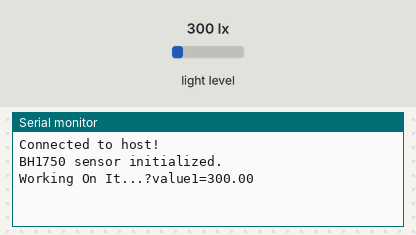
A sketch run on a simulated Arduino MKR. Parts: the last lines printed to the serial monitor. The inputs (shaded band) are chosen by the test bench; at power-on: light level 300 lx. WiFi joins after 1.5 s; servers stay silent unless stated; web services answer with replies made up by the test bench.

Above: at 2.9 s.
3.0 s: light level set to 464 lx
At 5.3 s:
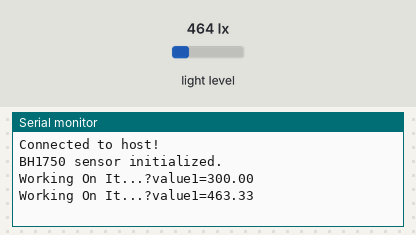
6.8 s: light level set to 525 lx
At 8.9 s:
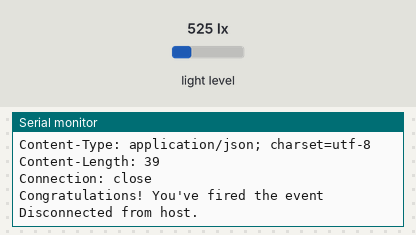
Timing chart, 0 to 10.4 s (numbered marks = the images above; inputs shaded):
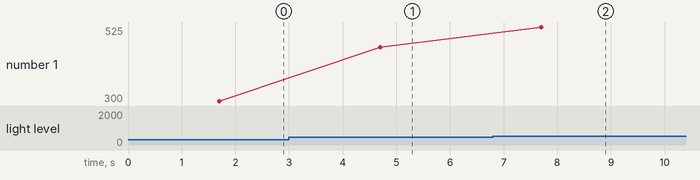

The sketch:

IFTTT_CODE.ino
```cpp
#include <WiFiNINA.h>
#include <BH1750.h>
#include <Wire.h>

const char* ssid = "Lakshya's iPhone";//My personal hotspot's name
const char* password = "987654321";//My personal hotspot's password
WiFiClient client;
BH1750 lightMeter;

const char* hostName = "maker.ifttt.com";
const String pathName = "/trigger/light/with/key/ncAdrrKTO4VozWBpz8Cd5fk0QQ2r7HlBoIF2yj9xdN_";//MY pathway of IFTTT webhook
String queryString = "?value1=57&value2=25";

void setup() {
  Serial.begin(9600);
  WiFi.begin(ssid, password);
  Wire.begin();

  while (WiFi.status() != WL_CONNECTED) {
    delay(500);
    Serial.println("Connecting to WiFi...");
  }

  if (client.connect(hostName, 80)) {
    Serial.println("Connected to host!");
  } else {
    Serial.println("Failed to connect to host.");
  }

  lightMeter.begin();
  Serial.println("BH1750 sensor initialized.");
}

void loop() {
  Serial.print("Working On It...");
  float lux = lightMeter.readLightLevel();

  queryString = "?value1=" + String(lux);
  Serial.println(queryString);

  if (lux > 500) {
    client.print("GET " + pathName + queryString + " HTTP/1.1\r\n");
    client.print("Host: " + String(hostName) + "\r\n");
    client.print("Connection: close\r\n\r\n");
    client.flush();

    while (client.connected()) {
      if (client.available()) {
        char c = client.read();
        Serial.print(c);
      }
    }

    client.stop();
    Serial.println();
    Serial.println("Disconnected from host.");
  }

  queryString = "";
  delay(3000);
}
```

Measured:
- the behaviour switches between 500 and 501 lx on light level (found by bisection; images 1 and 2)
- after the input at 3.0 s, the serial monitor: prints a new line after 1.7 s (image 1)
- after the input at 6.8 s, the serial monitor: prints a new line after 0.90 s (image 2)
- plotted number 1: 300 → 463.33 after the input at 3.0 s, 463.33 → 525 after the input at 6.8 s
